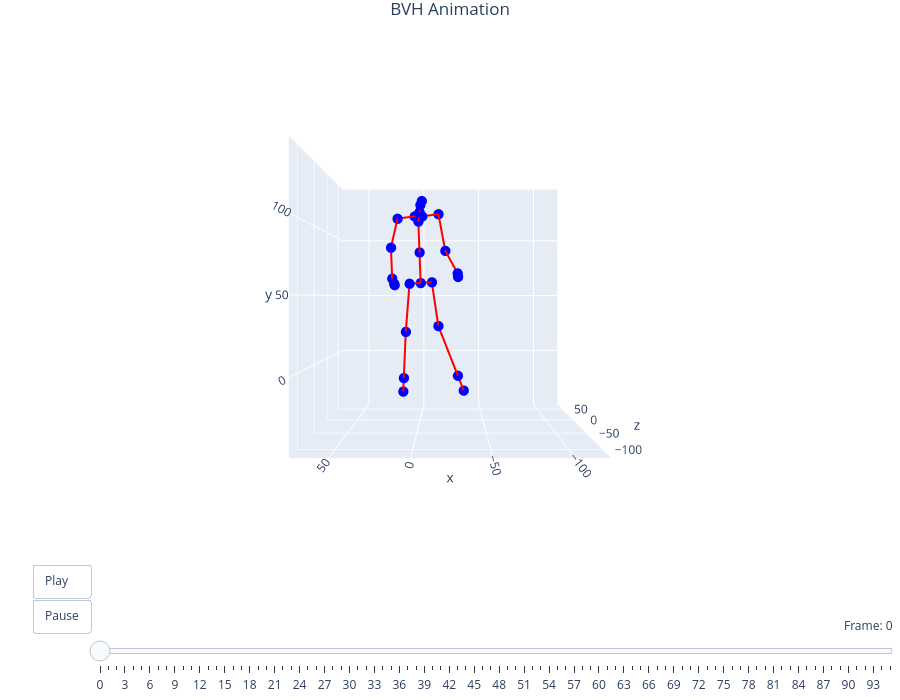

Notebook cell for this chart:
### Code cell
filename = "walking_001"
viewer = preview_bvh(f'bvh/{filename}.bvh', True, True)

### Figure 1 — Plotly figure (JSON) as saved in the notebook; plotly's stock layout.template omitted (floating-point values rounded to 4 significant figures)
{"data": [{"hoverinfo": "text", "marker": {"color": "blue", "size": 6}, "mode": "markers", "showlegend": false, "text": ["Hips", "Spine", "Chest", "Neck", "Head", "Head_end", "LeftCollar", "LeftShoulder", "LeftArm", "LeftForeArm", "LeftHand", "LeftHand_end", "RightCollar", "RightShoulder", "RightArm", "RightForeArm", "RightHand", "RightHand_end", "LeftUpLeg", "LeftLeg", "LeftFoot", "LeftFoot_end", "RightUpLeg", "RightLeg", "RightFoot", "RightFoot_end"], "type": "scatter3d", "x": [-0.428, 0.3836, 1.195, -0.05274, -2.36, -1.128, 4.161, 16.78, 21.74, 21.05, 19.52, 19.06, -1.839, -14.46, -20.01, -29.85, -30.06, -30.13, 8.453, 11.69, 14.05, 14.75, -9.309, -14.47, -30.12, -34.82], "y": [59.9, 84.15, 108.4, 114.7, 121.5, 119.0, 112.4, 109.3, 86.8, 62.98, 59.12, 57.97, 112.4, 115.5, 85.94, 67.6, 65.28, 64.59, 59.31, 20.73, -17.7, -29.23, 60.48, 25.48, -14.58, -26.6], "z": [0.1787, -2.295, -4.769, -12.83, -25.07, -21.88, -4.871, -15.49, -16.67, -13.99, -14.73, -14.96, -4.823, 5.799, 5.452, -0.08786, -4.455, -5.766, -0.1301, 3.774, 14.48, 17.69, 0.4875, 2.059, 4.192, 4.832]}, {"hoverinfo": "none", "line": {"color": "red", "width": 4}, "mode": "lines", "showlegend": false, "type": "scatter3d", "x": [0.3836, -0.428, null, 1.195, 0.3836, null, -0.05274, 1.195, null, -2.36, -0.05274, null, -1.128, -2.36, null, 4.161, 1.195, null, 16.78, 4.161, null, 21.74, 16.78, null, 21.05, 21.74, null, 19.52, 21.05, null, 19.06, 19.52, null, -1.839, 1.195, null, -14.46, -1.839, null, -20.01, -14.46, null, -29.85, -20.01, null, -30.06, -29.85, null, -30.13, -30.06, null, 8.453, -0.428, null, 11.69, 8.453, null, 14.05, 11.69, null, 14.75, 14.05, null, -9.309, -0.428, null, -14.47, -9.309, null, -30.12, -14.47, null, -34.82, -30.12, null], "y": [84.15, 59.9, null, 108.4, 84.15, null, 114.7, 108.4, null, 121.5, 114.7, null, 119.0, 121.5, null, 112.4, 108.4, null, 109.3, 112.4, null, 86.8, 109.3, null, 62.98, 86.8, null, 59.12, 62.98, null, 57.97, 59.12, null, 112.4, 108.4, null, 115.5, 112.4, null, 85.94, 115.5, null, 67.6, 85.94, null, 65.28, 67.6, null, 64.59, 65.28, null, 59.31, 59.9, null, 20.73, 59.31, null, -17.7, 20.73, null, -29.23, -17.7, null, 60.48, 59.9, null, 25.48, 60.48, null, -14.58, 25.48, null, -26.6, -14.58, null], "z": [-2.295, 0.1787, null, -4.769, -2.295, null, -12.83, -4.769, null, -25.07, -12.83, null, -21.88, -25.07, null, -4.871, -4.769, null, -15.49, -4.871, null, -16.67, -15.49, null, -13.99, -16.67, null, -14.73, -13.99, null, -14.96, -14.73, null, -4.823, -4.769, null, 5.799, -4.823, null, 5.452, 5.799, null, -0.08786, 5.452, null, -4.455, -0.08786, null, -5.766, -4.455, null, -0.1301, 0.1787, null, 3.774, -0.1301, null, 14.48, 3.774, null, 17.69, 14.48, null, 0.4875, 0.1787, null, 2.059, 0.4875, null, 4.192, 2.059, null, 4.832, 4.192, null]}], "layout": {"height": 700, "margin": {"b": 0, "l": 0, "r": 0, "t": 30}, "scene": {"aspectmode": "cube", "camera": {"center": {"x": 0, "y": 0, "z": 0}, "eye": {"x": 0, "y": 0, "z": -2.5}, "up": {"x": 0, "y": 1, "z": 0}}, "xaxis": {"range": [-121.8, 74.18]}, "yaxis": {"range": [-49.34, 146.7]}, "zaxis": {"range": [-122.1, 73.92]}}, "sliders": [{"active": 0, "currentvalue": {"prefix": "Frame: ", "visible": true, "xanchor": "right"}, "len": 0.9, "pad": {"b": 10, "t": 50}, "steps": [{"args": [["frame_0"], {"frame": {"duration": 0, "redraw": true}, "mode": "immediate"}], "label": "0", "method": "animate"}, {"args": [["frame_1"], {"frame": {"duration": 0, "redraw": true}, "mode": "immediate"}], "label": "1", "method": "animate"}, {"args": [["frame_2"], {"frame": {"duration": 0, "redraw": true}, "mode": "immediate"}], "label": "2", "method": "animate"}, {"args": [["frame_3"], {"frame": {"duration": 0, "redraw": true}, "mode": "immediate"}], "label": "3", "method": "animate"}, {"args": [["frame_4"], {"frame": {"duration": 0, "redraw": true}, "mode": "immediate"}], "label": "4", "method": "animate"}, {"args": [["frame_5"], {"frame": {"duration": 0, "redraw": true}, "mode": "immediate"}], "label": "5", "method": "animate"}, {"args": [["frame_6"], {"frame": {"duration": 0, "redraw": true}, "mode": "immediate"}], "label": "6", "method": "animate"}, {"args": [["frame_7"], {"frame": {"duration": 0, "redraw": true}, "mode": "immediate"}], "label": "7", "method": "animate"}, {"args": [["frame_8"], {"frame": {"duration": 0, "redraw": true}, "mode": "immediate"}], "label": "8", "method": "animate"}, {"args": [["frame_9"], {"frame": {"duration": 0, "redraw": true}, "mode": "immediate"}], "label": "9", "method": "animate"}, {"args": [["frame_10"], {"frame": {"duration": 0, "redraw": true}, "mode": "immediate"}], "label": "10", "method": "animate"}, {"args": [["frame_11"], {"frame": {"duration": 0, "redraw": true}, "mode": "immediate"}], "label": "11", "method": "animate"}, {"args": [["frame_12"], {"frame": {"duration": 0, "redraw": true}, "mode": "immediate"}], "label": "12", "method": "animate"}, {"args": [["frame_13"], {"frame": {"duration": 0, "redraw": true}, "mode": "immediate"}], "label": "13", "method": "animate"}, {"args": [["frame_14"], {"frame": {"duration": 0, "redraw": true}, "mode": "immediate"}], "label": "14", "method": "animate"}, {"args": [["frame_15"], {"frame": {"duration": 0, "redraw": true}, "mode": "immediate"}], "label": "15", "method": "animate"}, {"args": [["frame_16"], {"frame": {"duration": 0, "redraw": true}, "mode": "immediate"}], "label": "16", "method": "animate"}, {"args": [["frame_17"], {"frame": {"duration": 0, "redraw": true}, "mode": "immediate"}], "label": "17", "method": "animate"}, {"args": [["frame_18"], {"frame": {"duration": 0, "redraw": true}, "mode": "immediate"}], "label": "18", "method": "animate"}, {"args": [["frame_19"], {"frame": {"duration": 0, "redraw": true}, "mode": "immediate"}], "label": "19", "method": "animate"}, {"args": [["frame_20"], {"frame": {"duration": 0, "redraw": true}, "mode": "immediate"}], "label": "20", "method": "animate"}, {"args": [["frame_21"], {"frame": {"duration": 0, "redraw": true}, "mode": "immediate"}], "label": "21", "method": "animate"}, {"args": [["frame_22"], {"frame": {"duration": 0, "redraw": true}, "mode": "immediate"}], "label": "22", "method": "animate"}, {"args": [["frame_23"], {"frame": {"duration": 0, "redraw": true}, "mode": "immediate"}], "label": "23", "method": "animate"}, {"args": [["frame_24"], {"frame": {"duration": 0, "redraw": true}, "mode": "immediate"}], "label": "24", "method": "animate"}, {"args": [["frame_25"], {"frame": {"duration": 0, "redraw": true}, "mode": "immediate"}], "label": "25", "method": "animate"}, {"args": [["frame_26"], {"frame": {"duration": 0, "redraw": true}, "mode": "immediate"}], "label": "26", "method": "animate"}, {"args": [["frame_27"], {"frame": {"duration": 0, "redraw": true}, "mode": "immediate"}], "label": "27", "method": "animate"}, {"args": [["frame_28"], {"frame": {"duration": 0, "redraw": true}, "mode": "immediate"}], "label": "28", "method": "animate"}, {"args": [["frame_29"], {"frame": {"duration": 0, "redraw": true}, "mode": "immediate"}], "label": "29", "method": "animate"}, {"args": [["frame_30"], {"frame": {"duration": 0, "redraw": true}, "mode": "immediate"}], "label": "30", "method": "animate"}, {"args": [["frame_31"], {"frame": {"duration": 0, "redraw": true}, "mode": "immediate"}], "label": "31", "method": "animate"}, {"args": [["frame_32"], {"frame": {"duration": 0, "redraw": true}, "mode": "immediate"}], "label": "32", "method": "animate"}, {"args": [["frame_33"], {"frame": {"duration": 0, "redraw": true}, "mode": "immediate"}], "label": "33", "method": "animate"}, {"args": [["frame_34"], {"frame": {"duration": 0, "redraw": true}, "mode": "immediate"}], "label": "34", "method": "animate"}, {"args": [["frame_35"], {"frame": {"duration": 0, "redraw": true}, "mode": "immediate"}], "label": "35", "method": "animate"}, {"args": [["frame_36"], {"frame": {"duration": 0, "redraw": true}, "mode": "immediate"}], "label": "36", "method": "animate"}, {"args": [["frame_37"], {"frame": {"duration": 0, "redraw": true}, "mode": "immediate"}], "label": "37", "method": "animate"}, {"args": [["frame_38"], {"frame": {"duration": 0, "redraw": true}, "mode": "immediate"}], "label": "38", "method": "animate"}, {"args": [["frame_39"], {"frame": {"duration": 0, "redraw": true}, "mode": "immediate"}], "label": "39", "method": "animate"}, {"args": [["frame_40"], {"frame": {"duration": 0, "redraw": true}, "mode": "immediate"}], "label": "40", "method": "animate"}, {"args": [["frame_41"], {"frame": {"duration": 0, "redraw": true}, "mode": "immediate"}], "label": "41", "method": "animate"}, {"args": [["frame_42"], {"frame": {"duration": 0, "redraw": true}, "mode": "immediate"}], "label": "42", "method": "animate"}, {"args": [["frame_43"], {"frame": {"duration": 0, "redraw": true}, "mode": "immediate"}], "label": "43", "method": "animate"}, {"args": [["frame_44"], {"frame": {"duration": 0, "redraw": true}, "mode": "immediate"}], "label": "44", "method": "animate"}, {"args": [["frame_45"], {"frame": {"duration": 0, "redraw": true}, "mode": "immediate"}], "label": "45", "method": "animate"}, {"args": [["frame_46"], {"frame": {"duration": 0, "redraw": true}, "mode": "immediate"}], "label": "46", "method": "animate"}, {"args": [["frame_47"], {"frame": {"duration": 0, "redraw": true}, "mode": "immediate"}], "label": "47", "method": "animate"}, {"args": [["frame_48"], {"frame": {"duration": 0, "redraw": true}, "mode": "immediate"}], "label": "48", "method": "animate"}, {"args": [["frame_49"], {"frame": {"duration": 0, "redraw": true}, "mode": "immediate"}], "label": "49", "method": "animate"}, {"args": [["frame_50"], {"frame": {"duration": 0, "redraw": true}, "mode": "immediate"}], "label": "50", "method": "animate"}, {"args": [["frame_51"], {"frame": {"duration": 0, "redraw": true}, "mode": "immediate"}], "label": "51", "method": "animate"}, {"args": [["frame_52"], {"frame": {"duration": 0, "redraw": true}, "mode": "immediate"}], "label": "52", "method": "animate"}, {"args": [["frame_53"], {"frame": {"duration": 0, "redraw": true}, "mode": "immediate"}], "label": "53", "method": "animate"}, {"args": [["frame_54"], {"frame": {"duration": 0, "redraw": true}, "mode": "immediate"}], "label": "54", "method": "animate"}, {"args": [["frame_55"], {"frame": {"duration": 0, "redraw": true}, "mode": "immediate"}], "label": "55", "method": "animate"}, {"args": [["frame_56"], {"frame": {"duration": 0, "redraw": true}, "mode": "immediate"}], "label": "56", "method": "animate"}, {"args": [["frame_57"], {"frame": {"duration": 0, "redraw": true}, "mode": "immediate"}], "label": "57", "method": "animate"}, {"args": [["frame_58"], {"frame": {"duration": 0, "redraw": true}, "mode": "immediate"}], "label": "58", "method": "animate"}, {"args": [["frame_59"], {"frame": {"duration": 0, "redraw": true}, "mode": "immediate"}], "label": "59", "method": "animate"}, {"args": [["frame_60"], {"frame": {"duration": 0, "redraw": true}, "mode": "immediate"}], "label": "60", "method": "animate"}, {"args": [["frame_61"], {"frame": {"duration": 0, "redraw": true}, "mode": "immediate"}], "label": "61", "method": "animate"}, {"args": [["frame_62"], {"frame": {"duration": 0, "redraw": true}, "mode": "immediate"}], "label": "62", "method": "animate"}, {"args": [["frame_63"], {"frame": {"duration": 0, "redraw": true}, "mode": "immediate"}], "label": "63", "method": "animate"}, {"args": [["frame_64"], {"frame": {"duration": 0, "redraw": true}, "mode": "immediate"}], "label": "64", "method": "animate"}, {"args": [["frame_65"], {"frame": {"duration": 0, "redraw": true}, "mode": "immediate"}], "label": "65", "method": "animate"}, {"args": [["frame_66"], {"frame": {"duration": 0, "redraw": true}, "mode": "immediate"}], "label": "66", "method": "animate"}, {"args": [["frame_67"], {"frame": {"duration": 0, "redraw": true}, "mode": "immediate"}], "label": "67", "method": "animate"}, {"args": [["frame_68"], {"frame": {"duration": 0, "redraw": true}, "mode": "immediate"}], "label": "68", "method": "animate"}, {"args": [["frame_69"], {"frame": {"duration": 0, "redraw": true}, "mode": "immediate"}], "label": "69", "method": "animate"}, {"args": [["frame_70"], {"frame": {"duration": 0, "redraw": true}, "mode": "immediate"}], "label": "70", "method": "animate"}, {"args": [["frame_71"], {"frame": {"duration": 0, "redraw": true}, "mode": "immediate"}], "label": "71", "method": "animate"}, {"args": [["frame_72"], {"frame": {"duration": 0, "redraw": true}, "mode": "immediate"}], "label": "72", "method": "animate"}, {"args": [["frame_73"], {"frame": {"duration": 0, "redraw": true}, "mode": "immediate"}], "label": "73", "method": "animate"}, {"args": [["frame_74"], {"frame": {"duration": 0, "redraw": true}, "mode": "immediate"}], "label": "74", "method": "animate"}, {"args": [["frame_75"], {"frame": {"duration": 0, "redraw": true}, "mode": "immediate"}], "label": "75", "method": "animate"}, {"args": [["frame_76"], {"frame": {"duration": 0, "redraw": true}, "mode": "immediate"}], "label": "76", "method": "animate"}, {"args": [["frame_77"], {"frame": {"duration": 0, "redraw": true}, "mode": "immediate"}], "label": "77", "method": "animate"}, {"args": [["frame_78"], {"frame": {"duration": 0, "redraw": true}, "mode": "immediate"}], "label": "78", "method": "animate"}, {"args": [["frame_79"], {"frame": {"duration": 0, "redraw": true}, "mode": "immediate"}], "label": "79", "method": "animate"}, {"args": [["frame_80"], {"frame": {"duration": 0, "redraw": true}, "mode": "immediate"}], "label": "80", "method": "animate"}, {"args": [["frame_81"], {"frame": {"duration": 0, "redraw": true}, "mode": "immediate"}], "label": "81", "method": "animate"}, {"args": [["frame_82"], {"frame": {"duration": 0, "redraw": true}, "mode": "immediate"}], "label": "82", "method": "animate"}, {"args": [["frame_83"], {"frame": {"duration": 0, "redraw": true}, "mode": "immediate"}], "label": "83", "method": "animate"}, {"args": [["frame_84"], {"frame": {"duration": 0, "redraw": true}, "mode": "immediate"}], "label": "84", "method": "animate"}, {"args": [["frame_85"], {"frame": {"duration": 0, "redraw": true}, "mode": "immediate"}], "label": "85", "method": "animate"}, {"args": [["frame_86"], {"frame": {"duration": 0, "redraw": true}, "mode": "immediate"}], "label": "86", "method": "animate"}, {"args": [["frame_87"], {"frame": {"duration": 0, "redraw": true}, "mode": "immediate"}], "label": "87", "method": "animate"}, {"args": [["frame_88"], {"frame": {"duration": 0, "redraw": true}, "mode": "immediate"}], "label": "88", "method": "animate"}, {"args": [["frame_89"], {"frame": {"duration": 0, "redraw": true}, "mode": "immediate"}], "label": "89", "method": "animate"}, {"args": [["frame_90"], {"frame": {"duration": 0, "redraw": true}, "mode": "immediate"}], "label": "90", "method": "animate"}, {"args": [["frame_91"], {"frame": {"duration": 0, "redraw": true}, "mode": "immediate"}], "label": "91", "method": "animate"}, {"args": [["frame_92"], {"frame": {"duration": 0, "redraw": true}, "mode": "immediate"}], "label": "92", "method": "animate"}, {"args": [["frame_93"], {"frame": {"duration": 0, "redraw": true}, "mode": "immediate"}], "label": "93", "method": "animate"}, {"args": [["frame_94"], {"frame": {"duration": 0, "redraw": true}, "mode": "immediate"}], "label": "94", "method": "animate"}, {"args": [["frame_95"], {"frame": {"duration": 0, "redraw": true}, "mode": "immediate"}], "label": "95", "method": "animate"}], "x": 0.1, "xanchor": "left", "y": 0, "yanchor": "top"}], "title": {"text": "BVH Animation", "x": 0.5, "xanchor": "center"}, "updatemenus": [{"buttons": [{"args": [null, {"frame": {"duration": 83, "redraw": true}, "fromcurrent": true, "mode": "immediate"}], "label": "Play", "method": "animate"}, {"args": [[null], {"frame": {"duration": 0, "redraw": false}, "mode": "immediate"}], "label": "Pause", "method": "animate"}], "showactive": false, "type": "buttons", "x": 0.1, "xanchor": "right", "y": 0, "yanchor": "top"}]}}
